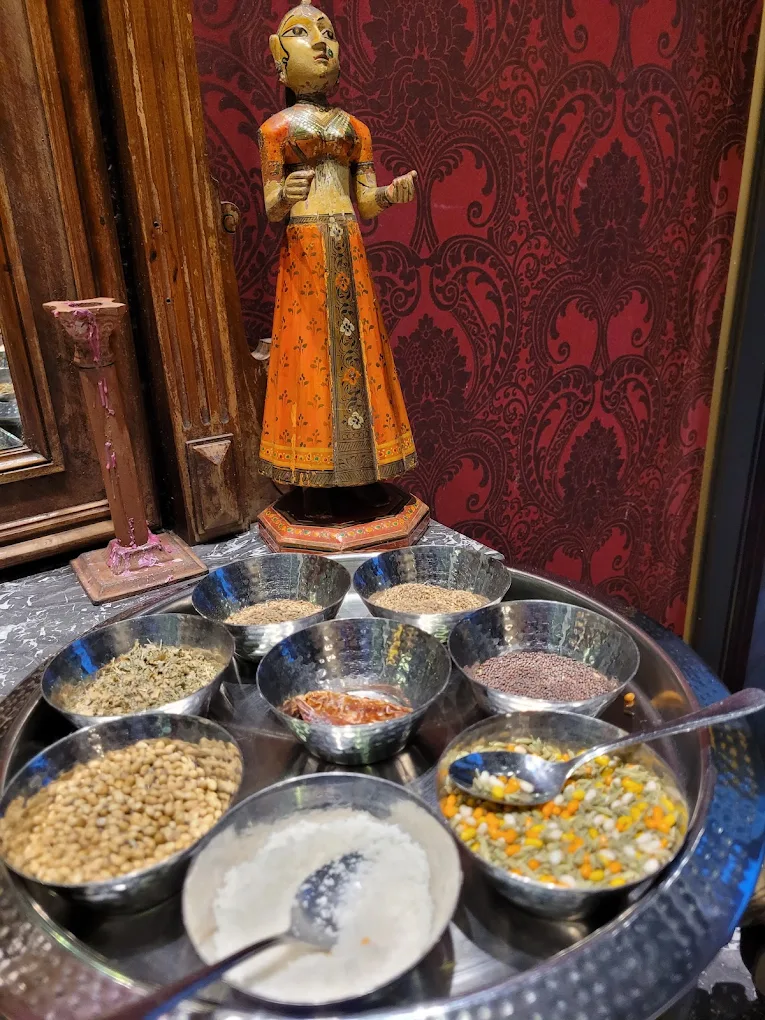
#> input picture images/chicken-tikka-plate.webp, 765 x 1020 px
$ python -i shoot.py   (imports and definitions only)
#> lines starting #> are read from the running program, lines starting #| are printed output that depends on the picture; pictures that were not available may be replaced by others from this repository, and a replacement may not be noted
#!/usr/bin/env python3
"""Screenshot the menu popup from a static build and measure it.

Usage (repo root, after `next build`): python3 design/menu-card/shoot.py
Serves out/ with a short lived http.server, drives the system Chrome with Playwright,
writes PNGs to design/menu-card/screens/ and prints counts, overflow and contrast data.
"""
import json
import pathlib
import socket
import subprocess
import sys
import time

from playwright.sync_api import sync_playwright

HERE = pathlib.Path(__file__).resolve().parent
OUT_DIR = HERE.parent.parent / "out"
SHOTS = HERE / "screens"

FIND = """
(() => {
  const title = [...document.querySelectorAll('h2')].reverse().find(h => /Unsere Speisekarte|Our Menu|Notre carte/.test(h.textContent));
  const popup = title.closest('div').parentElement.parentElement;
  const list = [...popup.querySelectorAll('div')].find(d => getComputedStyle(d).overflowY === 'auto' && d.querySelector('h3'));
  return {popup, list};
})()
"""

MEASURE = """
() => {
  const {popup, list} = %s;
  const blocks = [...list.querySelectorAll('h3')].filter(h => h.parentElement && h.parentElement.nextElementSibling);
  const sections = [];
  for (const h of list.querySelectorAll('h3')) {
    const rows = h.parentElement.nextElementSibling;
    if (!rows || h.id === 'menu-cover-heading') continue;
    const names = [...rows.children].map(r => r.querySelector('span[class*=dishName]')?.textContent).filter(Boolean);
    if (names.length) sections.push({title: h.textContent, count: names.length, names});
  }
  const filters = [...popup.querySelectorAll('button')].map(b => b.textContent.trim()).filter(t => t && t.length < 30);
  const colours = {};
  for (const el of popup.querySelectorAll('h2,h3,p,span,button,a')) {
    if (!el.textContent.trim() || el.children.length > 2) continue;
    const cs = getComputedStyle(el);
    const cls = (el.getAttribute('class') || '').split(' ')[0];
    const key = (cls.match(/__([A-Za-z_]+)$/) || [null, el.tagName])[1];
    colours[key] = {color: cs.color, bg: cs.backgroundColor, size: cs.fontSize, weight: cs.fontWeight, sample: el.textContent.trim().slice(0, 40)};
  }
  return {
    sections, filters, colours,
    docOverflowX: document.documentElement.scrollWidth - document.documentElement.clientWidth,
    popupOverflowX: popup.scrollWidth - popup.clientWidth,
    listOverflowX: list.scrollWidth - list.clientWidth,
    popupRect: popup.getBoundingClientRect().toJSON(),
  };
}
""" % FIND

SCROLL_TO = """
(title) => {
  const {list} = %s;
  if (title === '__bottom__') { list.scrollTop = list.scrollHeight; return list.scrollTop; }
  if (title === '__cover_end__') { const c = list.querySelector('section'); list.scrollTop = c.offsetTop + c.offsetHeight - list.clientHeight + 70; return list.scrollTop; }
  const h = [...list.querySelectorAll('h3')].find(h => h.textContent.startsWith(title));
  list.scrollTop = h.closest('div').parentElement.offsetTop - 6;
  return list.scrollTop;
}
""" % FIND


def side_by_side(cover_png, out_png):
#> called with cover_png = '../../images/chicken-tikka-plate.webp', out_png = 'out.png'
    from PIL import Image
    cover = Image.open(cover_png).convert("RGB")
#> cover is the input picture: PIL image 765x1020 RGB; mean R, G, B 108.1, 77.6, 66.6
    print_png = HERE / "build" / "p2_300-1.png"  # written by extract.py
    page = Image.open(print_png).convert("RGB").resize((cover.width, cover.width), Image.LANCZOS)
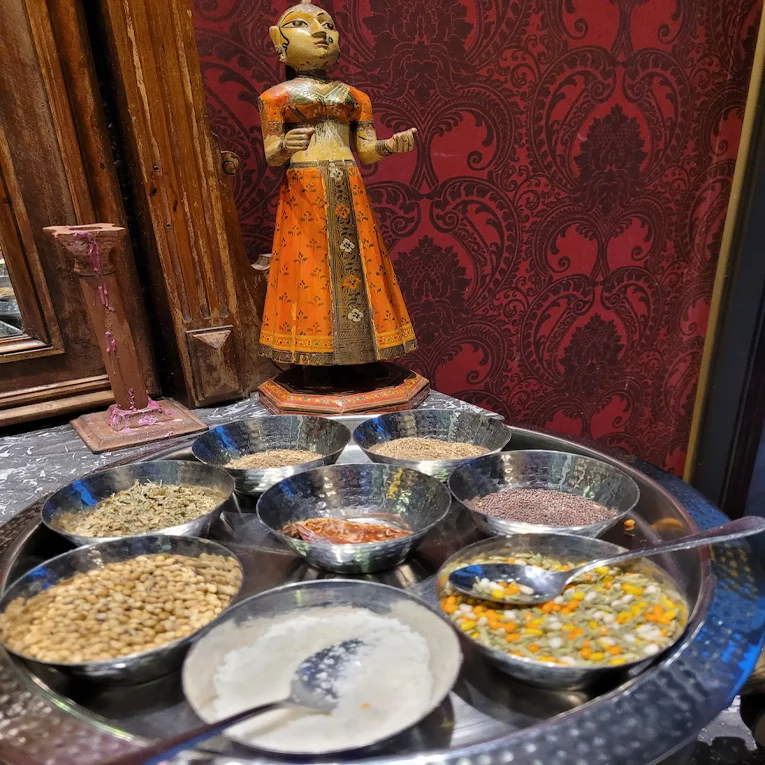
#> page: PIL image 765x765 RGB; mean R, G, B 108.1, 77.6, 66.6
    h = max(cover.height, page.height)
#> h = 1020
    canvas = Image.new("RGB", (cover.width * 2 + 24, h), (40, 40, 40))
#> canvas: PIL image 1554x1020 RGB; every value is 40
    canvas.paste(page, (0, 0))
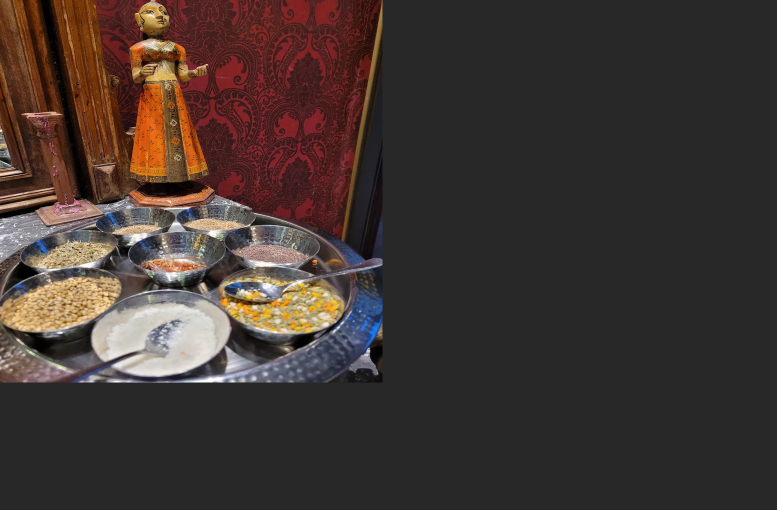
#> canvas: PIL image 1554x1020 RGB (shown at 1/2 size); mean R, G, B 65.2, 53.9, 49.8
    canvas.paste(cover, (cover.width + 24, 0))
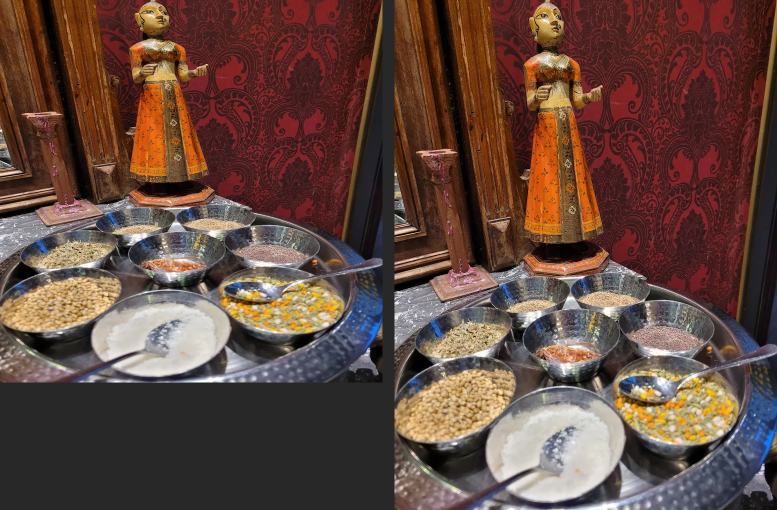
#> canvas: PIL image 1554x1020 RGB (shown at 1/2 size); mean R, G, B 98.7, 72.4, 62.9
    canvas.save(out_png)


# [91 lines left out: functions contrast_table, free_port, open_menu, main, not called in this run]


# [2 lines not run here, left out]

>>> result = side_by_side('../../images/chicken-tikka-plate.webp', 'out.png')

$ run again, on images/curry-spread-overhead.webp
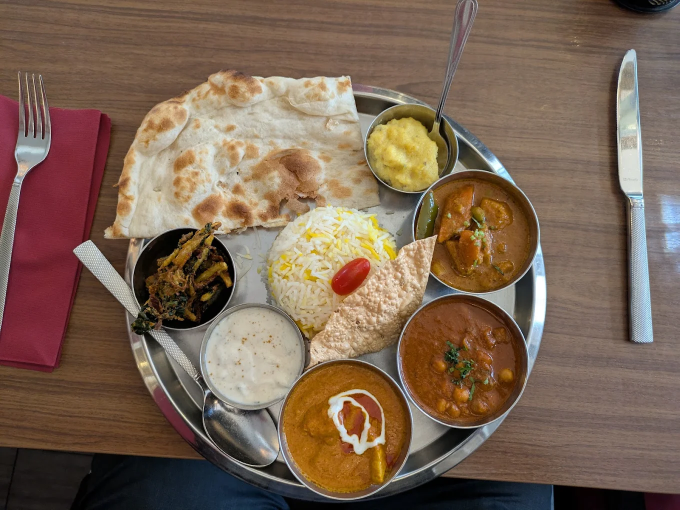
#> input picture images/curry-spread-overhead.webp, 1359 x 1020 px (shown at 1/2 size)
#> in side_by_side, cover is the input picture: PIL image 1359x1020 RGB; mean R, G, B 123.3, 100.7, 82.9
#> in side_by_side, `page = Image.open(print_png).convert("RGB").resize((cover.width, cover..`:
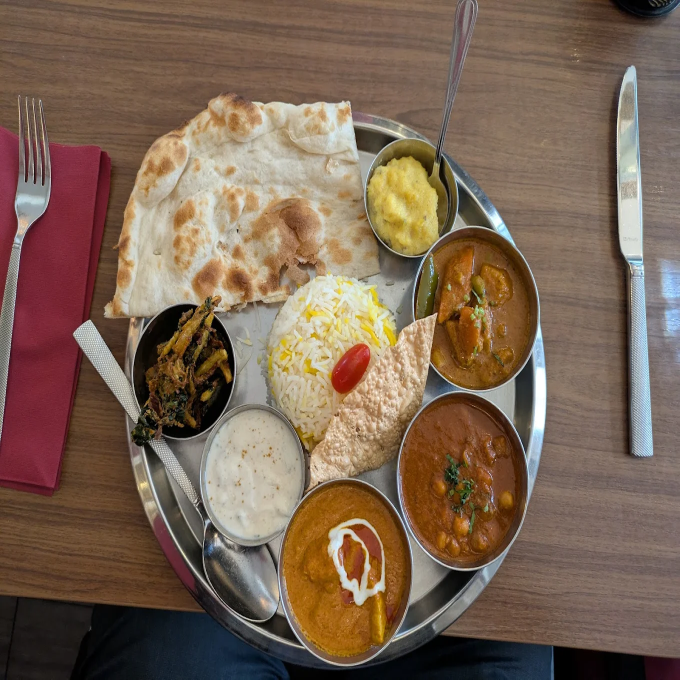
#> page: PIL image 1359x1359 RGB (shown at 1/2 size); mean R, G, B 123.3, 100.7, 82.9
#> in side_by_side, `canvas.paste(cover, (cover.width + 24, 0))`:
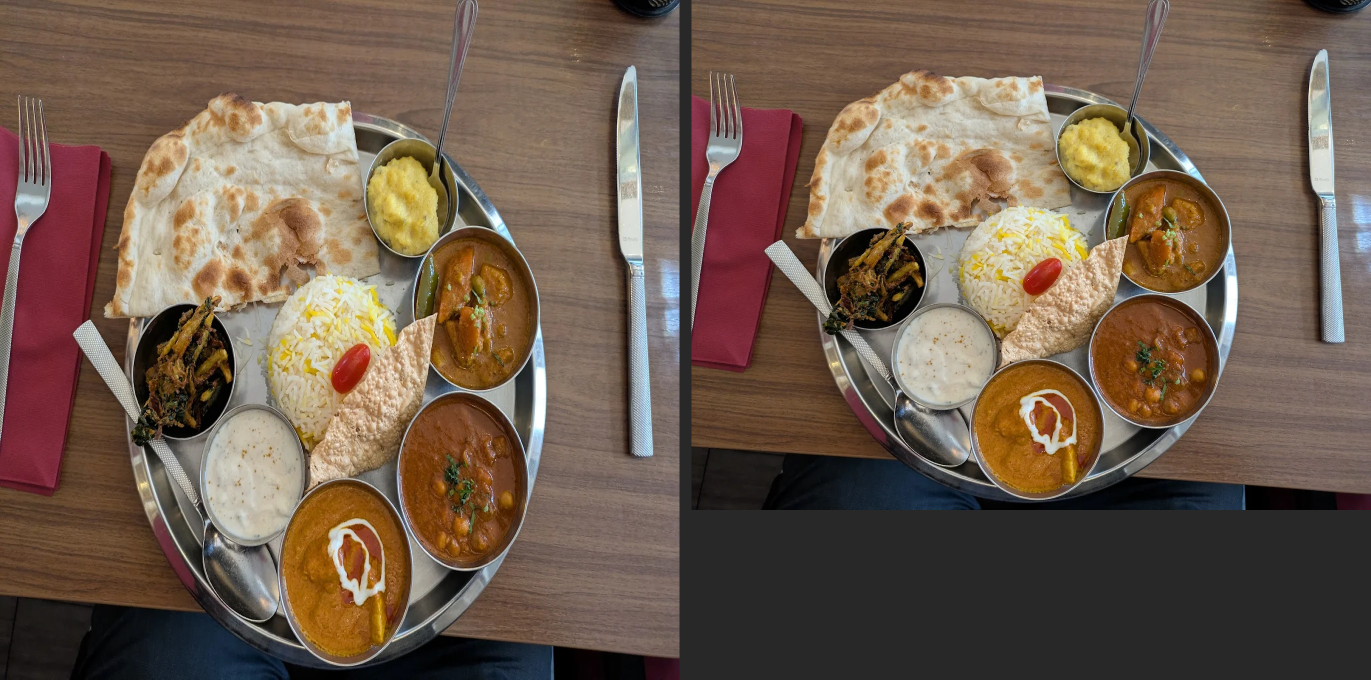
#> canvas: PIL image 2742x1359 RGB (shown at 1/2 size); mean R, G, B 112.2, 92.6, 77.2

$ run again, on images/dessert-chocolate-drizzle.webp
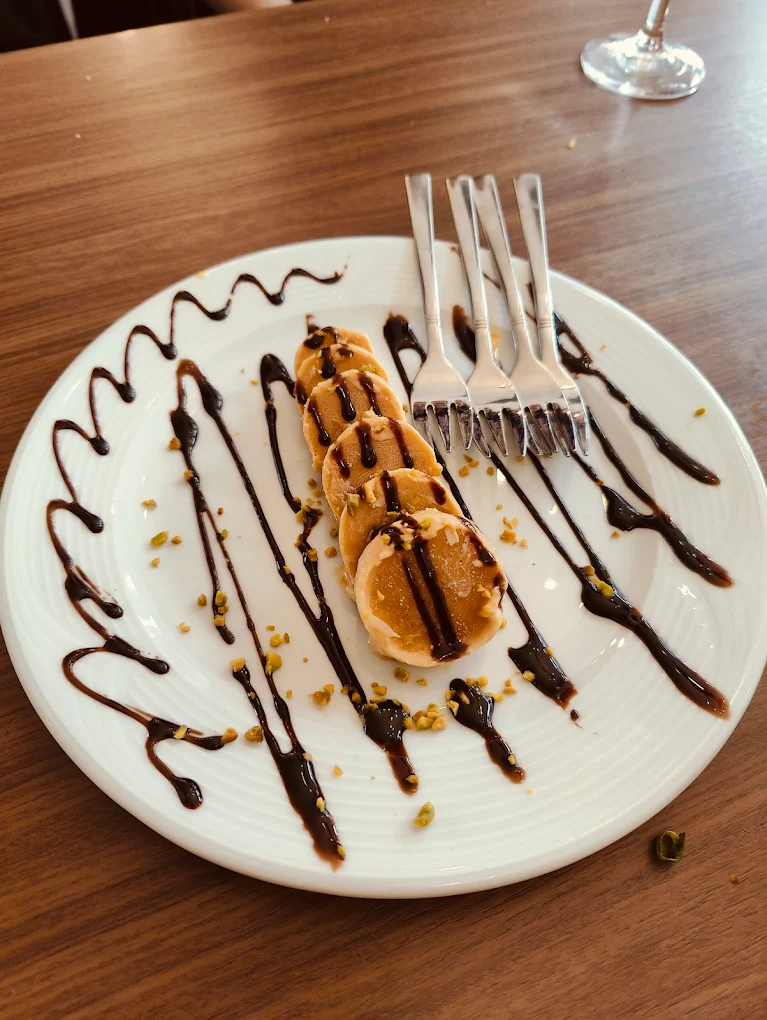
#> input picture images/dessert-chocolate-drizzle.webp, 767 x 1020 px
#> in side_by_side, cover is the input picture: PIL image 767x1020 RGB; mean R, G, B 162, 133.3, 110.9
#> in side_by_side, `page = Image.open(print_png).convert("RGB").resize((cover.width, cover..`:
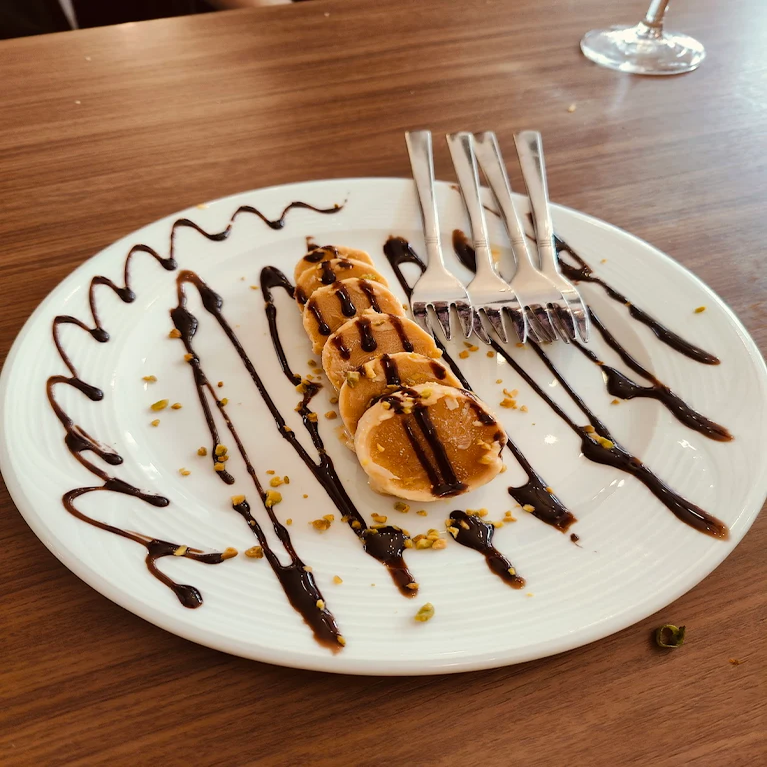
#> page: PIL image 767x767 RGB; mean R, G, B 162, 133.4, 110.9
#> in side_by_side, `canvas.paste(cover, (cover.width + 24, 0))`:
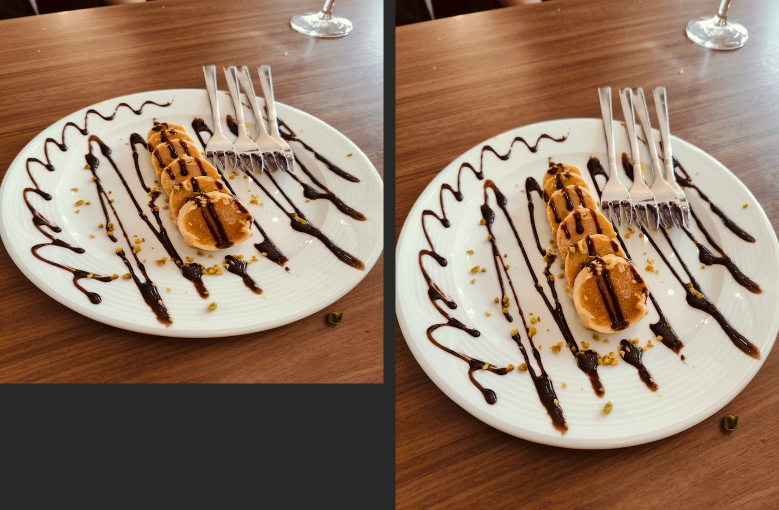
#> canvas: PIL image 1558x1020 RGB (shown at 1/2 size); mean R, G, B 145.2, 120.5, 101.2
